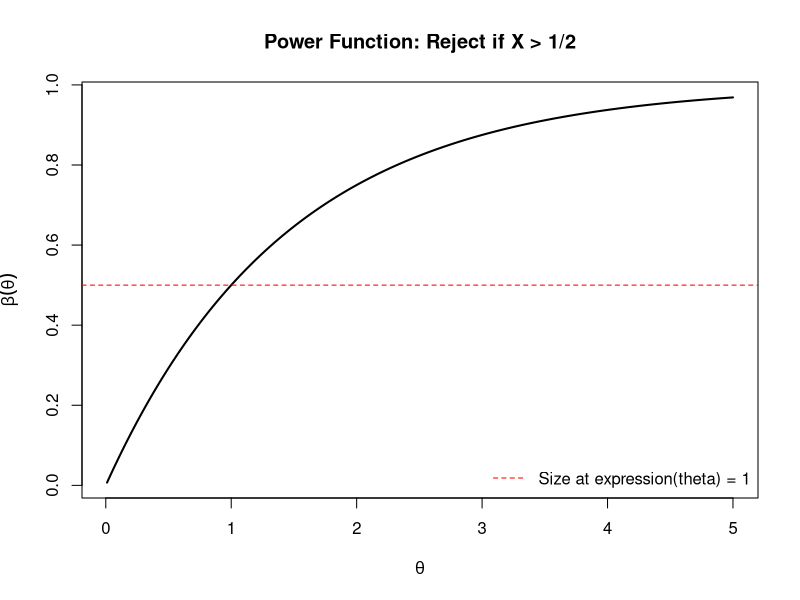

Source code (R):
## ---- chunk 1
alpha <- 9 * exp(-10)
alpha
## ---- chunk 2
alpha > exp(-10)
alpha > 10 * exp(-10)
## ---- chunk 3
# setup
theta_vals <- seq(0.01, 5, length.out = 300)
power_vals <- 1 - (1 / 2^theta_vals)

# plotting 
plot(theta_vals, power_vals, type = "l", lwd = 2,
     xlab = expression(theta), ylab = expression(beta(theta)),
     main = "Power Function: Reject if X > 1/2")

abline(h = 0.5, col = "red", lty = 2)

legend("bottomright", legend = c("Size at expression(theta) = 1"),
       col = c("red"), lty = 2, bty = "n")
